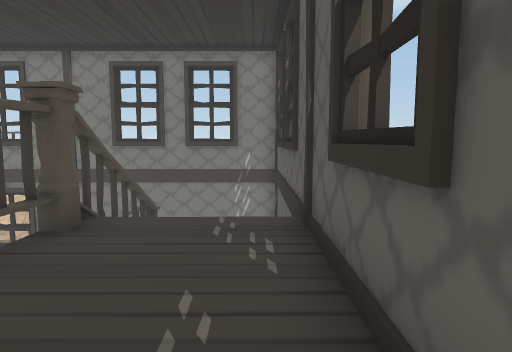
[1] (above)

19 first-person views from a walk through a Unity game level. The camera is 1.2 m above the floor, tilts 6° down and sees 75° across. The floor is counted in squares, 1 m on a side. Each view is taken from the middle of a square. On the plan, view 1 faces up. The plan holds only what a view shows up to about 14 squares ahead; the rest is blank. The place goes on beyond the plan. Some animated figures are left out. Door leaves are left out, so doorways stand open. Some surface patterns are stand-ins.

[2]
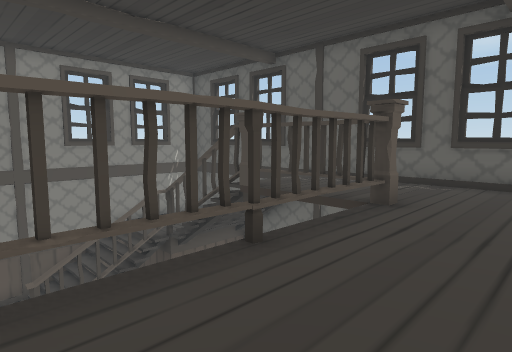

[3]
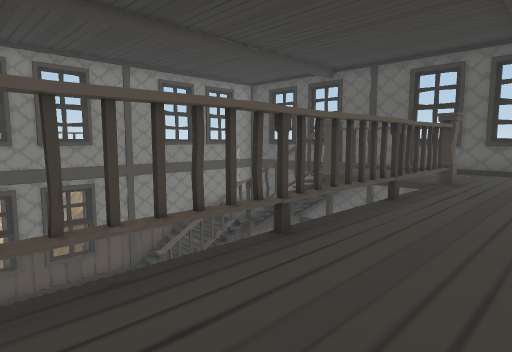

[4]
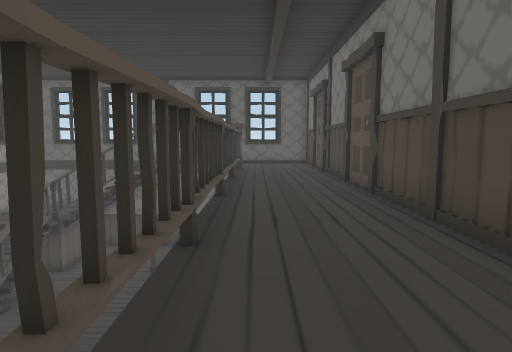

[5]
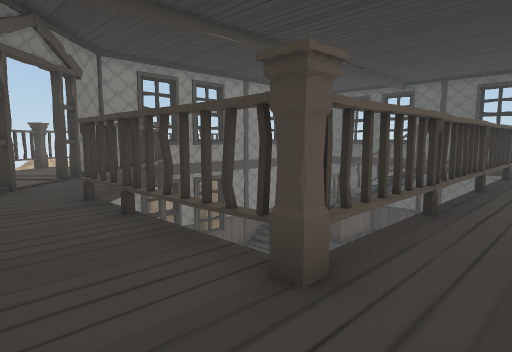

[6]
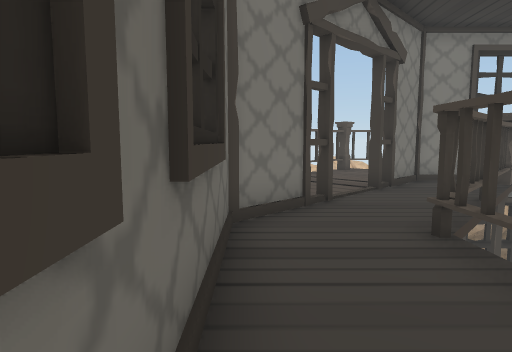

[7]
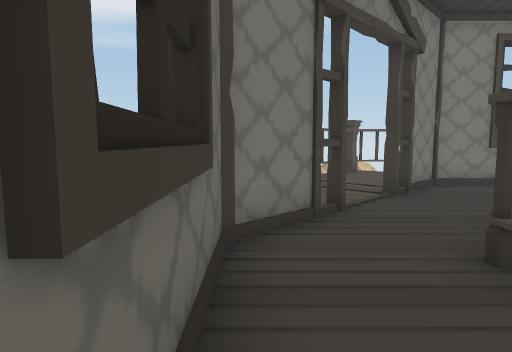

[8]
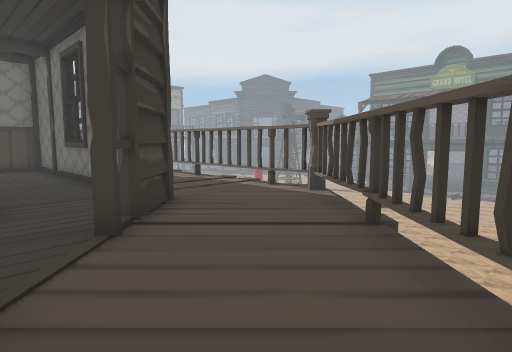

[9]
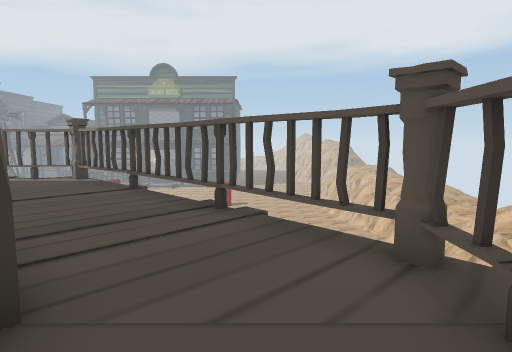

[10]
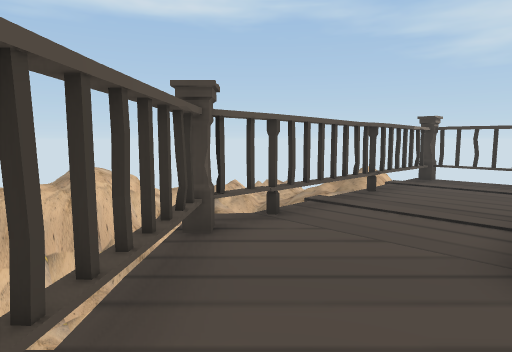

[11]
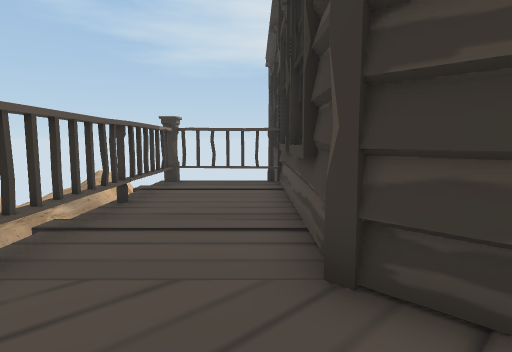

[12]
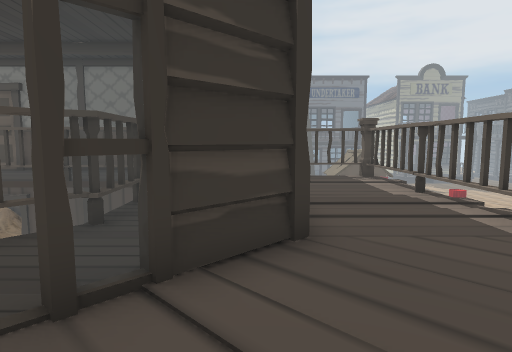

[13]
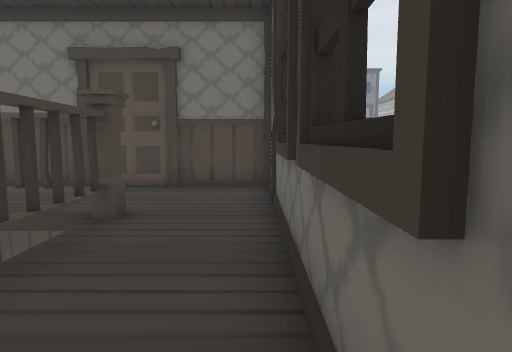

[14]
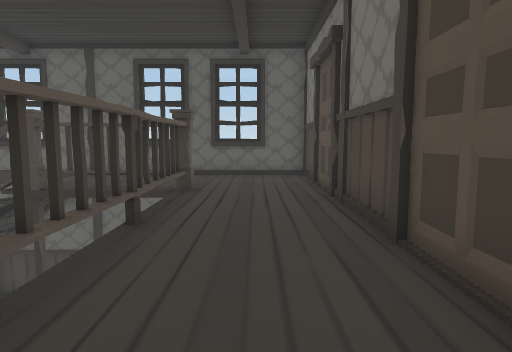

[15]
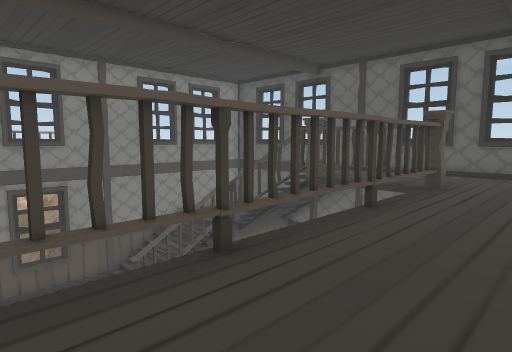

[16]
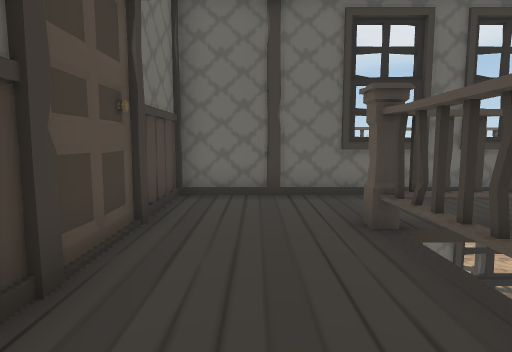

[17]
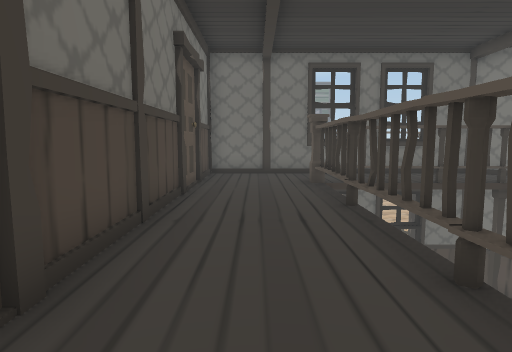

[18]
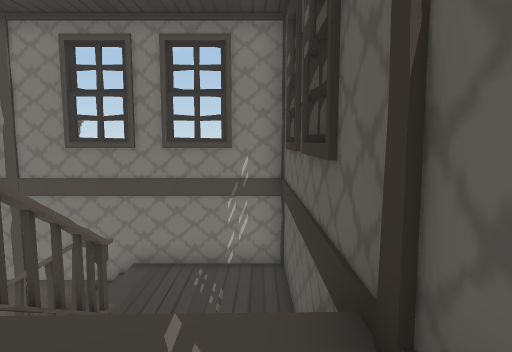

[19]
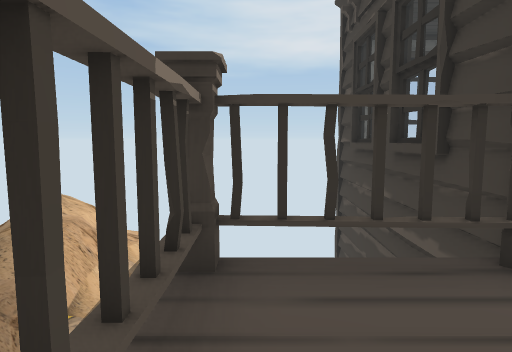

### Floor plan
Key: @ floor where view 1 was taken; # wall or solid block; x gap in a wall; . main floor; - floor 2.25 m lower than the main floor; _ floor 4 m lower than the main floor; < floor 4.5 m lower than the main floor; / step, stairs or slope; D open door; = window, fence, low wall or low ledge; v drop or lower ground.
Columns run from 23 left of view 1 to 1 right of it. Each row starts with its distance up from view 1.
 18                  vv####
 17
 16        #xxvvvxvv_
 15       ##........x
 14      ##.........v
 13     ##..........x
 12    ##...#################
 11   ##....#..      ///----#
 10  # ...DD..       ///----#
  9  #...#D..       #xxx#---#
  8 x...##..<      <<<<< ///#
  7 v..##../       << << ///#
  6 v..#..#              ///#
  5 x..#...           <<#///#
  4 v..#...             <...#
  3 v..#...             <...#
  2 v..#...             <...#
  1 v..#..#vvxvvxvvxvv#<#...#
  0 #vx#...................@#
 -1  = #....................#
 -2    #....................#
 -3    ######################

Positions as (right, up) in squares from view 1, and headings:
1: (0, 0), facing up
2: (-9, -2), facing up-right
3: (-13, -2), facing up-right
4: (-17, 0), facing right
5: (-19, -1), facing up-right
6: (-19, 2), facing up
7: (-19, 3), facing up
8: (-16, 13), facing down-left
9: (-12, 14), facing left
10: (-18, 12), facing up-right
11: (-17, 13), facing right
12: (-19, 11), facing down
13: (-19, 6), facing down
14: (-11, -1), facing right
15: (-12, -2), facing up-right
16: (-12, -1), facing left
17: (-7, -1), facing left
18: (0, 3), facing up
19: (-10, 15), facing right
